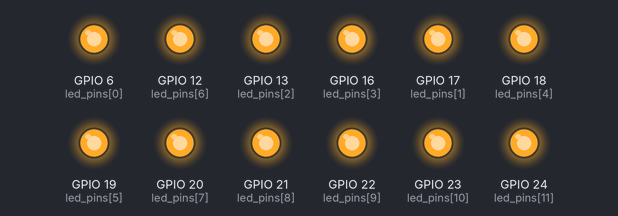
Simulated run of this program. Board: Raspberry Pi (BCM pin numbers). Shown: output pins drawn as LEDs (lit = HIGH).

Above: at 0.5 s.
At 3.5 s:
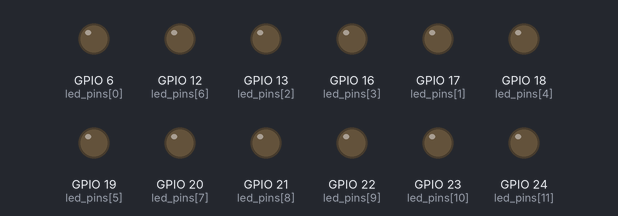
Timing chart, 0 to 4.6 s (numbered marks = the images above):
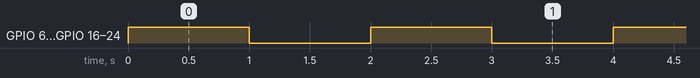

The program:

allblink.py
```python
import RPi.GPIO as GPIO
import time

# Set GPIO mode to BCM
GPIO.setmode(GPIO.BCM)
GPIO.setwarnings(False)

led_pins = [6,17, 13, 16, 18, 19, 12, 20, 21, 22, 23, 24]

for pin in led_pins:
    GPIO.setup(pin, GPIO.OUT)
    GPIO.output(pin, GPIO.LOW)


try:
    while True:
        # Turn on all LEDs
        for pin in led_pins:
            GPIO.output(pin, GPIO.HIGH)

        time.sleep(1)

        # Turn off all LEDs
        for pin in led_pins:
            GPIO.output(pin, GPIO.LOW)

        time.sleep(1)

except KeyboardInterrupt:
    GPIO.output(led_pins, GPIO.LOW)
    GPIO.cleanup()
```

Measured:
- by itself, GPIO 6 (led_pins[0]), GPIO 12 (led_pins[6]), GPIO 13 (led_pins[2]), GPIO 16 (led_pins[3]), GPIO 17 (led_pins[1]), GPIO 18 (led_pins[4]), GPIO 19 (led_pins[5]), GPIO 20 (led_pins[7]), GPIO 21 (led_pins[8]), GPIO 22 (led_pins[9]), GPIO 23 (led_pins[10]), GPIO 24 (led_pins[11]): alternates HIGH for 1.0 s and LOW for 1.0 s
